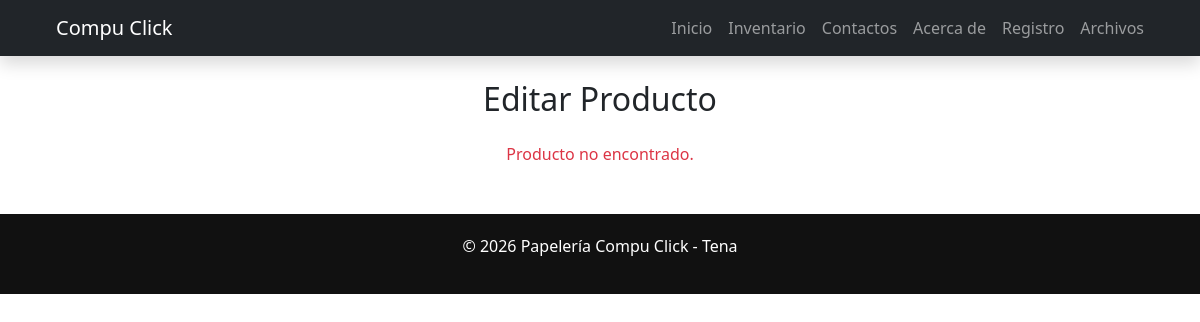
The page /editar/9 on the database as committed earlier.
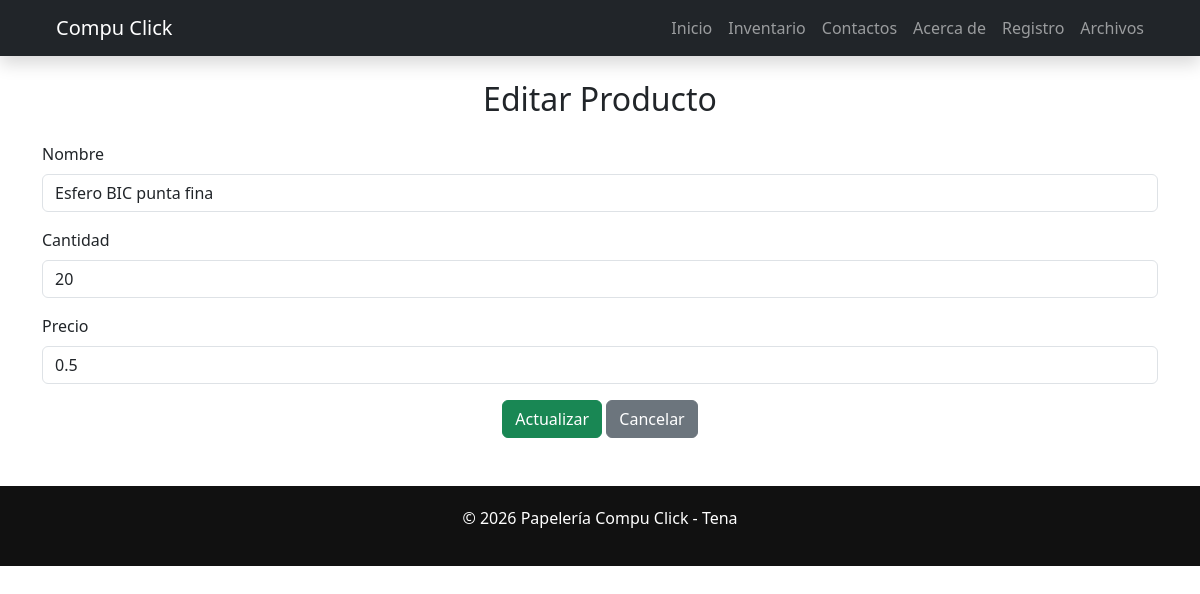
The same page on the database as committed later.
### tables this page shows
CREATE TABLE productos (
            id INTEGER PRIMARY KEY AUTOINCREMENT,
            nombre TEXT NOT NULL,
            cantidad INTEGER NOT NULL,
            precio REAL NOT NULL
        );

### app.py (the view)
@app.route('/editar/<int:id>', methods=['GET', 'POST'])
def editar_producto(id):
    if request.method == 'POST':
        nombre = request.form['nombre']
        cantidad = int(request.form['cantidad'])
        precio = float(request.form['precio'])
        inventario.actualizar_producto(id, nombre, cantidad, precio)
        return redirect(url_for('ver_inventario'))
    producto = inventario.obtener_por_id(id)
    return render_template('editar_producto.html', producto=producto)

### inventario.py (called while the page is built)
    def obtener_por_id(self, id):
        conexion = sqlite3.connect(RUTA_DB)
        cursor = conexion.cursor()
        cursor.execute("SELECT * FROM productos WHERE id = ?", (id,))
        producto = cursor.fetchone()
        conexion.close()
        return producto

### templates/editar_producto.html (shortened to what this page needs)
{% extends "base.html" %}
{% block content %}
<section class="container my-5">
    <h2 class="text-center mb-4">Editar Producto</h2>
    {% if producto %}
    <form method="POST">
        <div class="mb-3">
            <label class="form-label">Nombre</label>
            <input type="text"
                   name="nombre"
                   class="form-control"
                   value="{{ producto[1] }}"
                   required>
        </div>
        <div class="mb-3">
            <label class="form-label">Cantidad</label>
            <input type="number"
                   name="cantidad"
                   class="form-control"
                   value="{{ producto[2] }}"
                   required>
        </div>
        <div class="mb-3">
            <label class="form-label">Precio</label>
            <input type="number"
                   step="0.01"
                   name="precio"
                   class="form-control"
                   value="{{ producto[3] }}"
                   required>
        </div>
        <div class="text-center">
            <button type="submit" class="btn btn-success">
                Actualizar
            </button>
            <a href="{{ url_for('ver_inventario') }}"
               class="btn btn-secondary">
                Cancelar
            </a>
        </div>
    </form>
    {% else %}
        <p class="text-danger text-center">Producto no encontrado.</p>
    {% endif %}
</section>
{% endblock %}

Rows that differ between the two databases and show on the page:
added productos: nombre "Esfero BIC punta fina", cantidad "20", precio "0.5"
Other text that changed with them:
text no longer shown: "Producto no encontrado."
text now shown: "Nombre Cantidad Precio Actualizar Cancelar"
